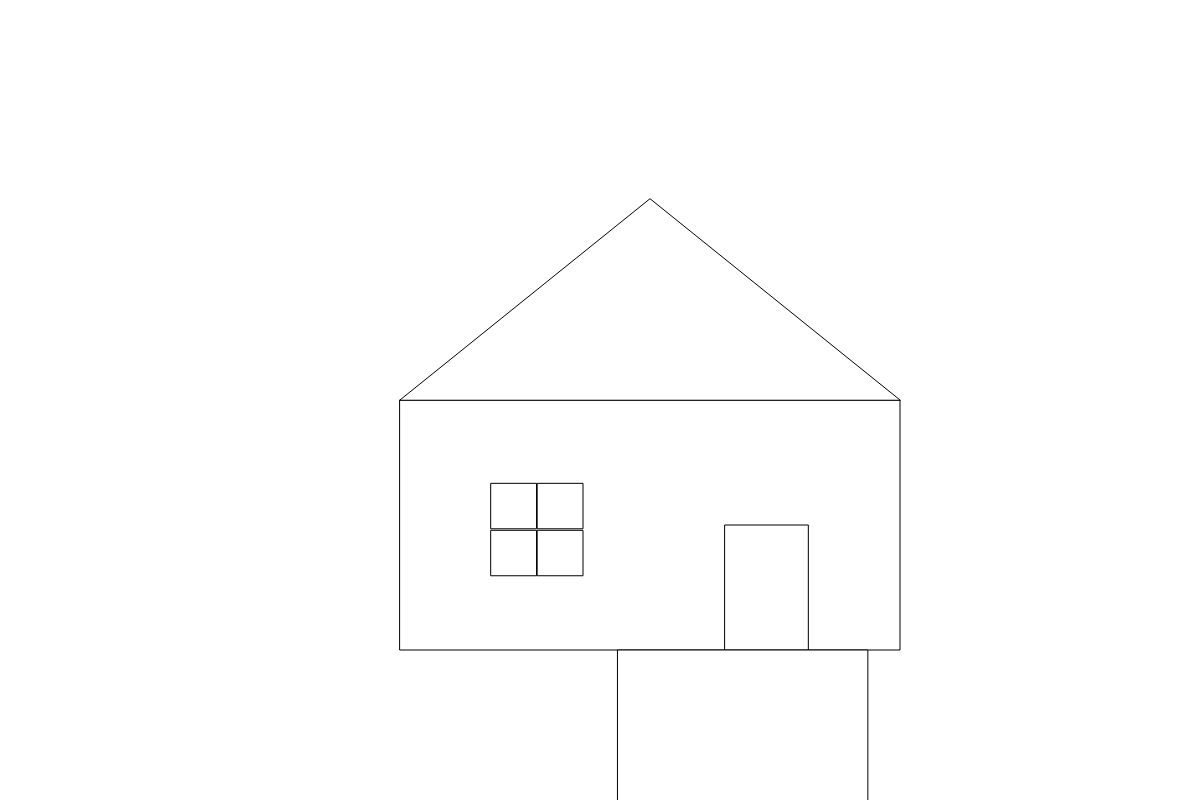
Frame 1 (no input)
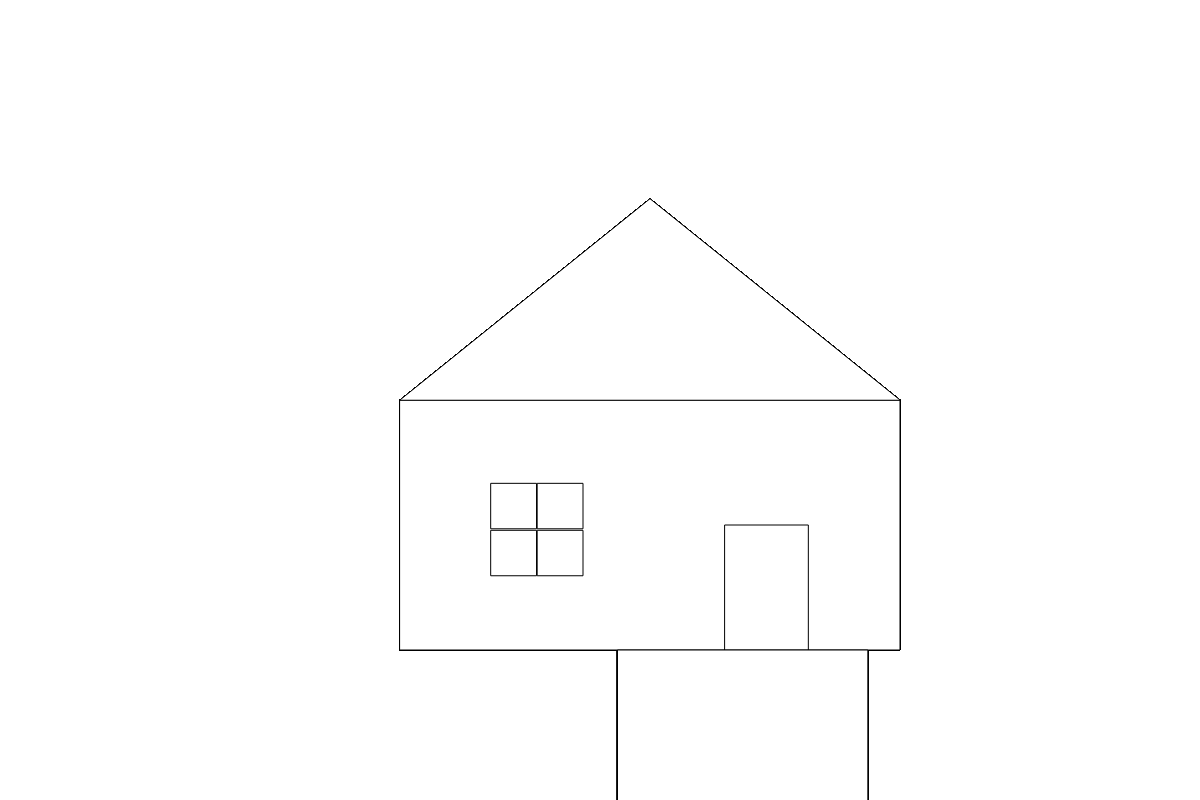
Frame 60 (no input)
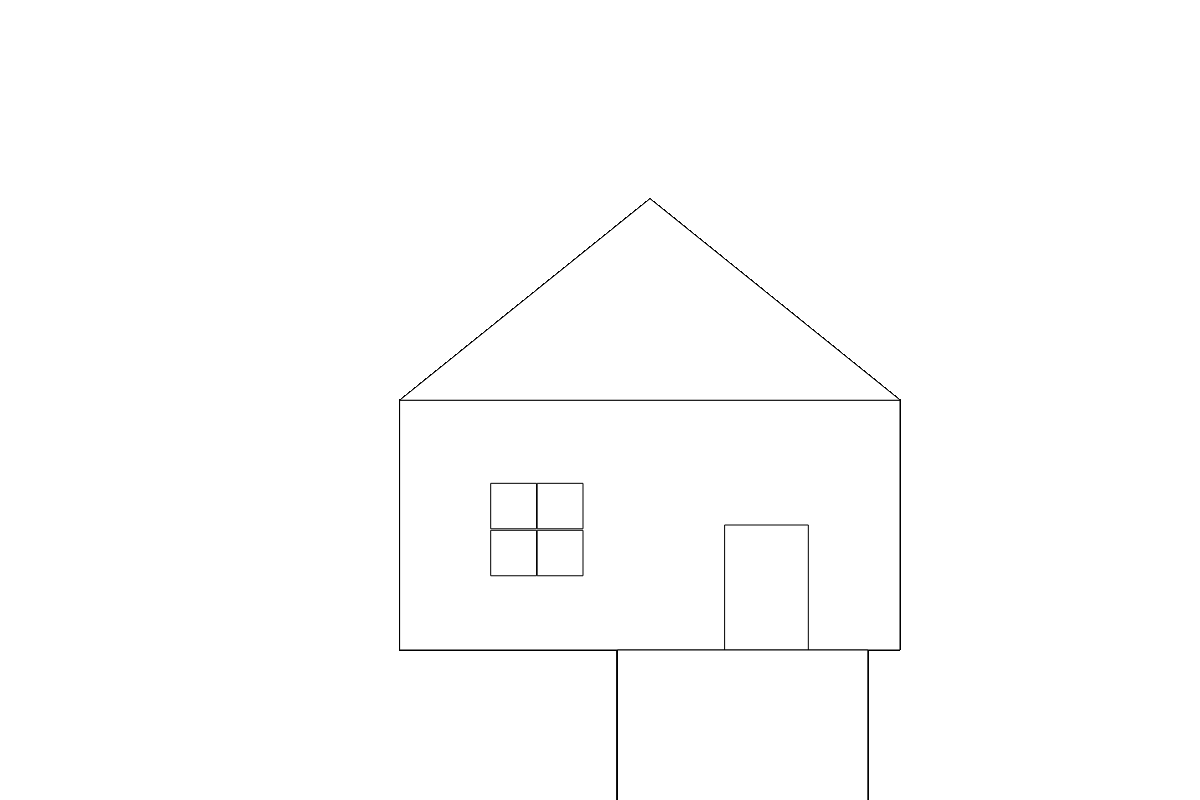
Frame 120 (the mouse pressed at the canvas centre since frame 60)

The p5.js sketch that drew these frames (run headless with seeded random() and noise() and a simulated clock; from frame 60 on, the mouse is pressed at the canvas centre):

// p5.js sketch
// ── sketch.js
/*
House Assignment
Created by Nathan Jennings
MArch 18, 2019
*/

function setup() {
// put setup code here
//Create the canvas
createCanvas(1200,800);

}

function draw() {
  // put drawing code here
  // set the width of the house
  // chande this variable to scale the house
let housewidth = 500;

//Main Part of the house
rect(width/3, height/2, housewidth, housewidth/2);

//Roof
triangle(width/3, height/2,width/3+housewidth/2,height/1.3-housewidth/1.2, width/3+housewidth,height/2);

//door
rect(width/2+housewidth/4,height/2+housewidth/4,housewidth/6,housewidth/4);

//window
rect(width/2.526+housewidth/8,height/2+housewidth/6,housewidth/11, housewidth/11);
rect(width/2.526+housewidth/8,height/2.2+housewidth/3,housewidth/11, housewidth/11);
rect(width/2.8+housewidth/8,height/2+housewidth/6,housewidth/11,housewidth/11);
rect(width/2.8+housewidth/8,height/2.2+housewidth/3,housewidth/11,housewidth/11);

//ground
rect(width/2+housewidth/28,height/2+housewidth/2,housewidth/2,housewidth/2);


















}
